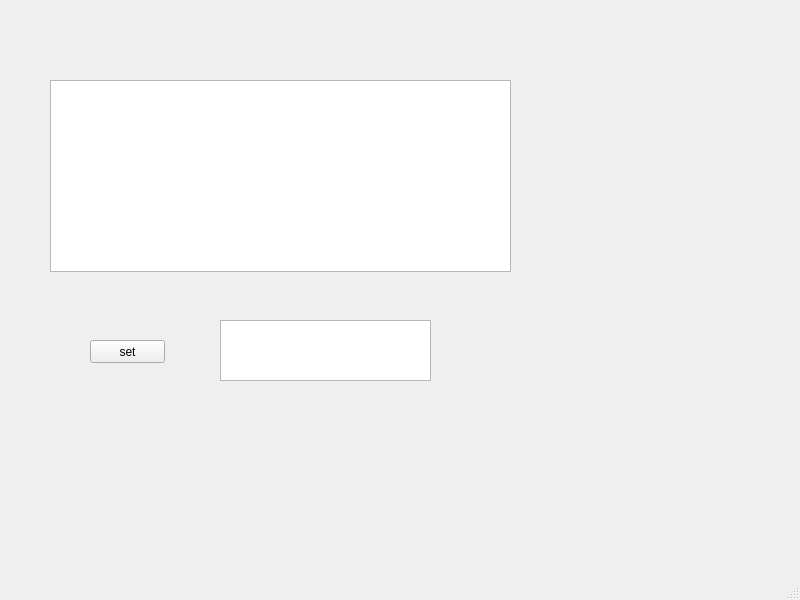
<?xml version="1.0" encoding="UTF-8"?>
<ui version="4.0">
 <class>MainWindow</class>
 <widget class="QMainWindow" name="MainWindow">
  <property name="geometry">
   <rect>
    <x>0</x>
    <y>0</y>
    <width>800</width>
    <height>600</height>
   </rect>
  </property>
  <property name="windowTitle">
   <string>MainWindow</string>
  </property>
  <widget class="QWidget" name="centralwidget">
   <widget class="QTextBrowser" name="dateDisplay">
    <property name="geometry">
     <rect>
      <x>50</x>
      <y>80</y>
      <width>461</width>
      <height>192</height>
     </rect>
    </property>
   </widget>
   <widget class="QPushButton" name="pbSetValue">
    <property name="geometry">
     <rect>
      <x>90</x>
      <y>340</y>
      <width>75</width>
      <height>23</height>
     </rect>
    </property>
    <property name="text">
     <string>set</string>
    </property>
   </widget>
   <widget class="QTextBrowser" name="valueDisp">
    <property name="geometry">
     <rect>
      <x>220</x>
      <y>320</y>
      <width>211</width>
      <height>61</height>
     </rect>
    </property>
   </widget>
  </widget>
  <widget class="QMenuBar" name="menubar">
   <property name="geometry">
    <rect>
     <x>0</x>
     <y>0</y>
     <width>800</width>
     <height>23</height>
    </rect>
   </property>
  </widget>
  <widget class="QStatusBar" name="statusbar"/>
 </widget>
 <resources/>
 <connections/>
</ui>
